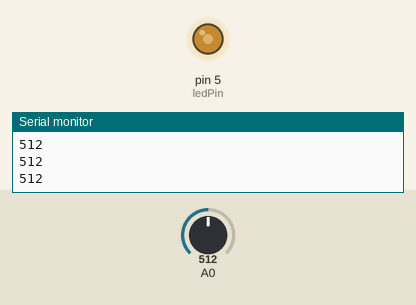
Simulated run of this sketch. Board: Arduino Uno, built with avr-gcc and run on an emulated ATmega328P. Shown: output pins drawn as LEDs (lit = HIGH), the last lines printed to the serial monitor. The inputs (shaded band) are chosen by the test bench; at power-on: A0 = 512.

Above: at 1.2 s.
1.3 s: A0 set to 306
At 2.5 s:
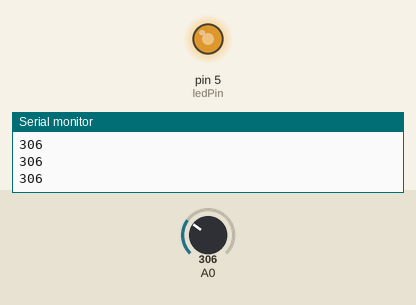
2.8 s: A0 set to 122
At 3.9 s:
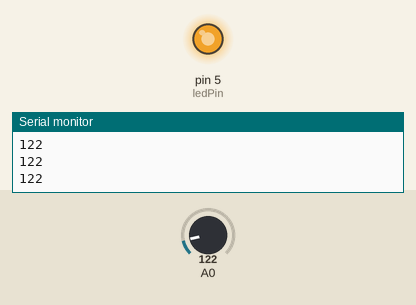
4.3 s: A0 set to 900
At 5.3 s:
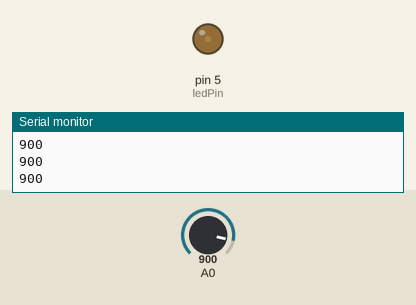
5.8 s: A0 set to 1023
At 6.6 s:
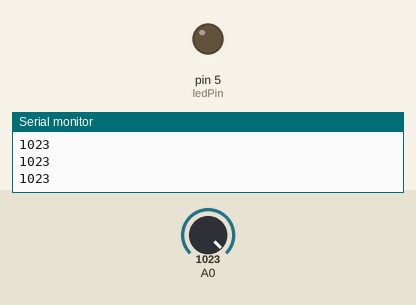
7.3 s: A0 set to 511
At 7.9 s:
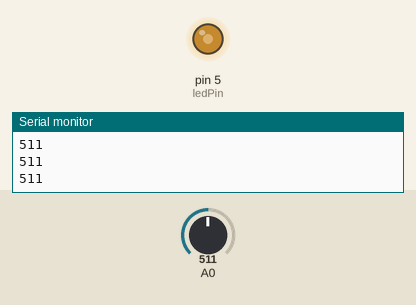
Timing chart, 0 to 9.8 s (numbered marks = the images above; inputs shaded):
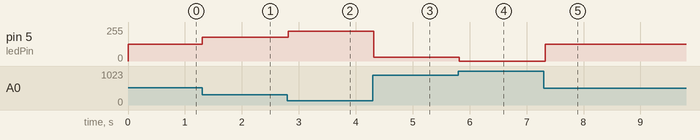

Measured:
- after the input at 1.3 s, pin 5 (ledPin): 127/255 → 178/255 at once
- after the input at 2.8 s, pin 5 (ledPin): 178/255 → 224/255 at once
- after the input at 4.3 s, pin 5 (ledPin): 224/255 → 30/255 at once
- after the input at 5.8 s, pin 5 (ledPin): 30/255 → 0/255 at once
- after the input at 7.3 s, pin 5 (ledPin): 0/255 → 127/255 at once

The sketch:

ejemplo5.ino
```cpp
int valorrcds;
int brilloLED;
const int ledPin = 5;

void setup() {
  Serial.begin(9600);
  pinMode(ledPin, OUTPUT);
}

void loop() {
  valorrcds = analogRead(0);
  Serial.println(valorrcds);

  valorrcds = 1023 - valorrcds;

  int brilloLED = map(valorrcds, 0, 1023, 0, 255);
  analogWrite(ledPin, brilloLED);
  delay(100);

}
```
